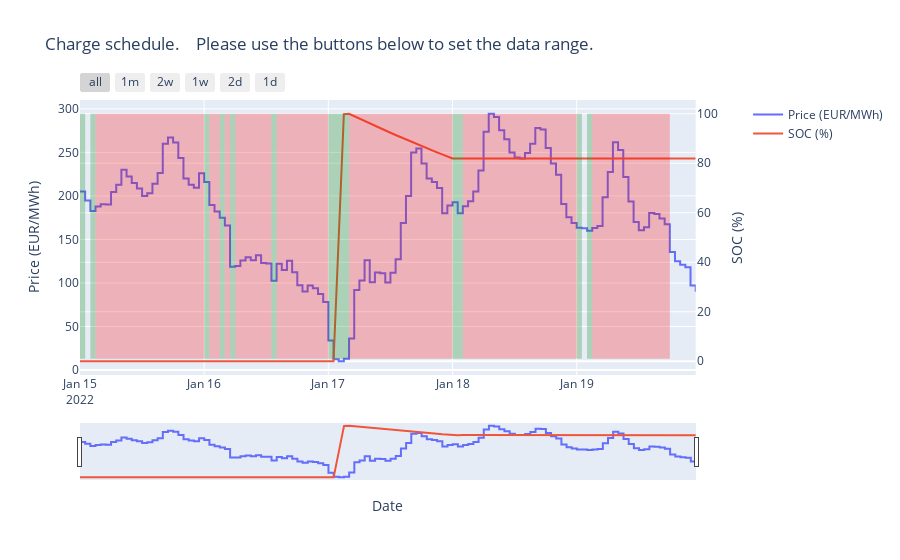

Source (notebook cell):
### Markdown cell above
# Show profits :

### Code cell
start_show = start
end_show = end
display_schedule(df_optim,start_show,end_show)
